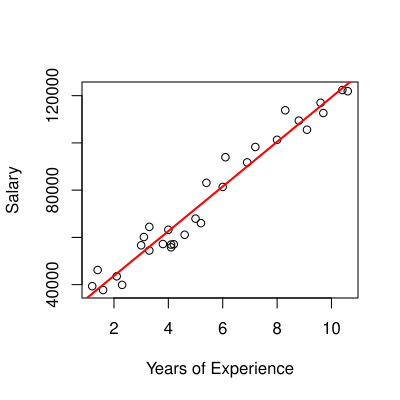

This chart was generated by the following R code:
# first read the data into a data frame
df <- read.csv("Salary_dataset.csv")

# look at the first few rows
head(df)

# the first colun X, is just the row
# number, so we can omit it.
df <- subset(df, select = -X)

# confirm that we removed X
head(df)

# now plot the data
plot(
  df$YearsExperience,
  df$Salary,
  xlab = "Years of Experience",
  ylab = "Salary"
)

# save a PDF of the graph with a transparent
# background
pdf("salary_data_plot.pdf", width = 4, height = 4, bg = "transparent")
plot(
  df$YearsExperience,
  df$Salary,
  xlab = "Years of Experience",
  ylab = "Salary"
)
dev.off()

# now do linear regression with the data
model <- lm(Salary ~ YearsExperience, data = df)
summary(model)

# now add the regression line to our graph
plot(df$YearsExperience, df$Salary)
abline(model, col = "red", lwd = 2)

# save a PDF of the graph with a transparent
# background
pdf("linear_regression.pdf", width = 4, height = 4, bg = "transparent")
plot(
  df$YearsExperience,
  df$Salary,
  xlab = "Years of Experience",
  ylab = "Salary"
)
abline(model, col = "red", lwd = 2)
dev.off()

# now summarize the range of YearsExperience
# that are reasonable input values for
# our model
summary(df$YearsExperience)

# now predict the salary for someone
# with 6.3 years of experience
predict(model, newdata = data.frame(YearsExperience = 6.3))

# Bam!
